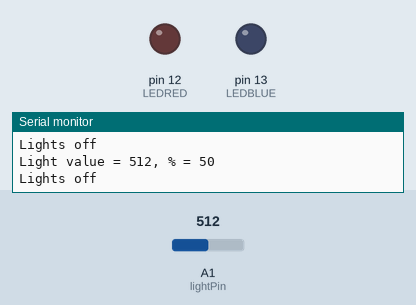
A sketch run on a simulated Arduino Uno, built with avr-gcc and run on an emulated ATmega328P. Parts: output pins drawn as LEDs (lit = HIGH), the last lines printed to the serial monitor. The test bench sets the inputs (shaded band); at power-on: A1 (lightPin) = 512.

Above: at 1.3 s.
1.4 s: A1 (lightPin) set to 325
2.9 s: A1 (lightPin) set to 289
At 3.7 s:
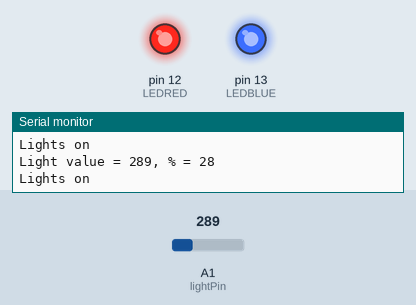
4.5 s: A1 (lightPin) set to 511
At 4.9 s:
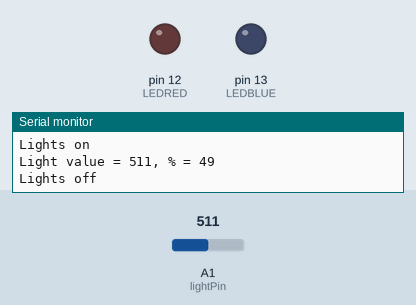
6.0 s: A1 (lightPin) set to 306
At 7.4 s:
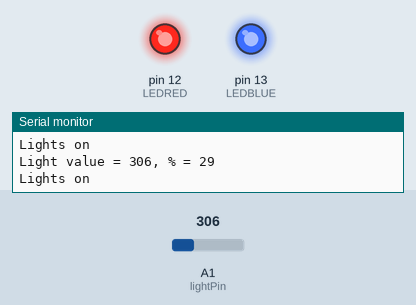
Timing chart, 0 to 8.5 s (numbered marks = the images above; inputs shaded):
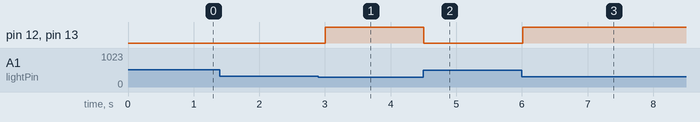

Measured:
- the behaviour switches between 307 and 306 on A1 (lightPin) (found by bisection; images 0 and 1)
- after the input at 2.9 s, pin 12 (LEDRED), pin 13 (LEDBLUE): LOW → HIGH after 0.11 s
- after the input at 4.5 s, pin 12 (LEDRED), pin 13 (LEDBLUE): HIGH → LOW at once
- after the input at 6.0 s, pin 12 (LEDRED), pin 13 (LEDBLUE): LOW → HIGH at once

The sketch:

Lab004L3.ino
```cpp
/*
Name:		Lab004L3.ino
Created:	5/30/2018 5:53:28 PM
Author:	chris dyck
*/

int lightPin = A1; //The light sensor is plugged into pin A1 of the Arduino.
int data = 0;      //This will store the data from the sensor.
int LEDRED = 12;
int LEDBLUE = 13;

void setup() { //The Setup function runs once.
	Serial.begin(9600);
	pinMode(LEDRED, OUTPUT);
	pinMode(LEDBLUE, OUTPUT);
}

void loop() { //The loop function runs forever.
	data = analogRead(lightPin); //Read the value from the light sensor and store it in the lightData variable.
	Serial.print("Light value = ");
	Serial.print(data);  //Print the data to the serial port.
	Serial.print(", % = ");
	int percentage = map(data, 0, 1023, 0, 100); //Convert sensor value to % 0 - 100
	Serial.println(percentage);  //Print the data to the serial port.

	if (percentage < 30) {
		Serial.println("Lights on");
		digitalWrite(LEDRED, HIGH);
		digitalWrite(LEDBLUE, HIGH);
	}
	else
	{
		Serial.println("Lights off");
		digitalWrite(LEDRED, LOW);
		digitalWrite(LEDBLUE, LOW);
	}

	delay(500);           //Wait 0.5 second (500mS) before running again.
}
```
